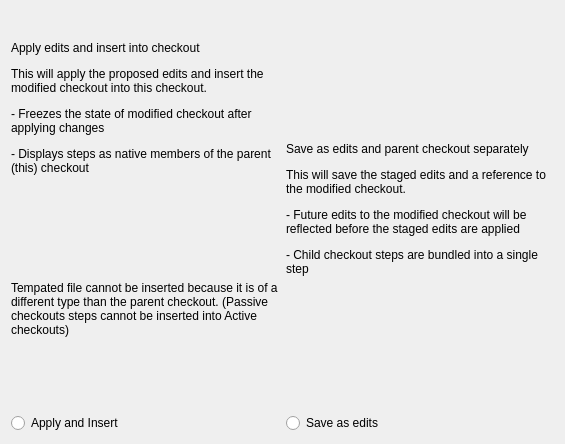
<?xml version="1.0" encoding="UTF-8"?>
<ui version="4.0">
 <class>WizardPage</class>
 <widget class="QWizardPage" name="WizardPage">
  <property name="geometry">
   <rect>
    <x>0</x>
    <y>0</y>
    <width>565</width>
    <height>444</height>
   </rect>
  </property>
  <property name="windowTitle">
   <string>ApplyOptionPage</string>
  </property>
  <property name="title">
   <string>Apply and insert or save as edits</string>
  </property>
  <property name="subTitle">
   <string>Choose whether to insert a modified copy into the checkout or save as edits and reference to parent checkout</string>
  </property>
  <layout class="QVBoxLayout" name="verticalLayout_3">
   <item>
    <layout class="QHBoxLayout" name="horizontalLayout">
     <item>
      <layout class="QVBoxLayout" name="verticalLayout">
       <item>
        <widget class="QLabel" name="insert_label">
         <property name="text">
          <string>&lt;html&gt;&lt;head/&gt;&lt;body&gt;&lt;p&gt;Apply edits and insert into checkout&lt;/p&gt;&lt;p&gt;This will apply the proposed edits and insert the modified checkout into this checkout.&lt;/p&gt;&lt;p&gt;- Freezes the state of modified checkout after applying changes&lt;/p&gt;&lt;p&gt;- Displays steps as native members of the parent (this) checkout&lt;/p&gt;&lt;/body&gt;&lt;/html&gt;</string>
         </property>
         <property name="wordWrap">
          <bool>true</bool>
         </property>
        </widget>
       </item>
       <item>
        <widget class="QLabel" name="cannot_insert_label">
         <property name="text">
          <string>&lt;html&gt;&lt;head/&gt;&lt;body&gt;&lt;p&gt;Tempated file cannot be inserted because it is of a different type than the parent checkout. (Passive checkouts steps cannot be inserted into Active checkouts)&lt;/p&gt;&lt;/body&gt;&lt;/html&gt;</string>
         </property>
         <property name="wordWrap">
          <bool>true</bool>
         </property>
        </widget>
       </item>
       <item>
        <widget class="QRadioButton" name="insert_button">
         <property name="text">
          <string>Apply and Insert</string>
         </property>
         <attribute name="buttonGroup">
          <string notr="true">button_group</string>
         </attribute>
        </widget>
       </item>
      </layout>
     </item>
     <item>
      <layout class="QVBoxLayout" name="verticalLayout_2">
       <item>
        <widget class="QLabel" name="save_label">
         <property name="text">
          <string>&lt;html&gt;&lt;head/&gt;&lt;body&gt;&lt;p&gt;Save as edits and parent checkout separately&lt;/p&gt;&lt;p&gt;This will save the staged edits and a reference to the modified checkout.&lt;/p&gt;&lt;p&gt;- Future edits to the modified checkout will be reflected before the staged edits are applied&lt;/p&gt;&lt;p&gt;- Child checkout steps are bundled into a single step&lt;/p&gt;&lt;/body&gt;&lt;/html&gt;</string>
         </property>
         <property name="wordWrap">
          <bool>true</bool>
         </property>
        </widget>
       </item>
       <item>
        <widget class="QRadioButton" name="save_button">
         <property name="text">
          <string>Save as edits</string>
         </property>
         <attribute name="buttonGroup">
          <string notr="true">button_group</string>
         </attribute>
        </widget>
       </item>
      </layout>
     </item>
    </layout>
   </item>
  </layout>
 </widget>
 <resources/>
 <connections/>
 <buttongroups>
  <buttongroup name="button_group"/>
 </buttongroups>
</ui>
